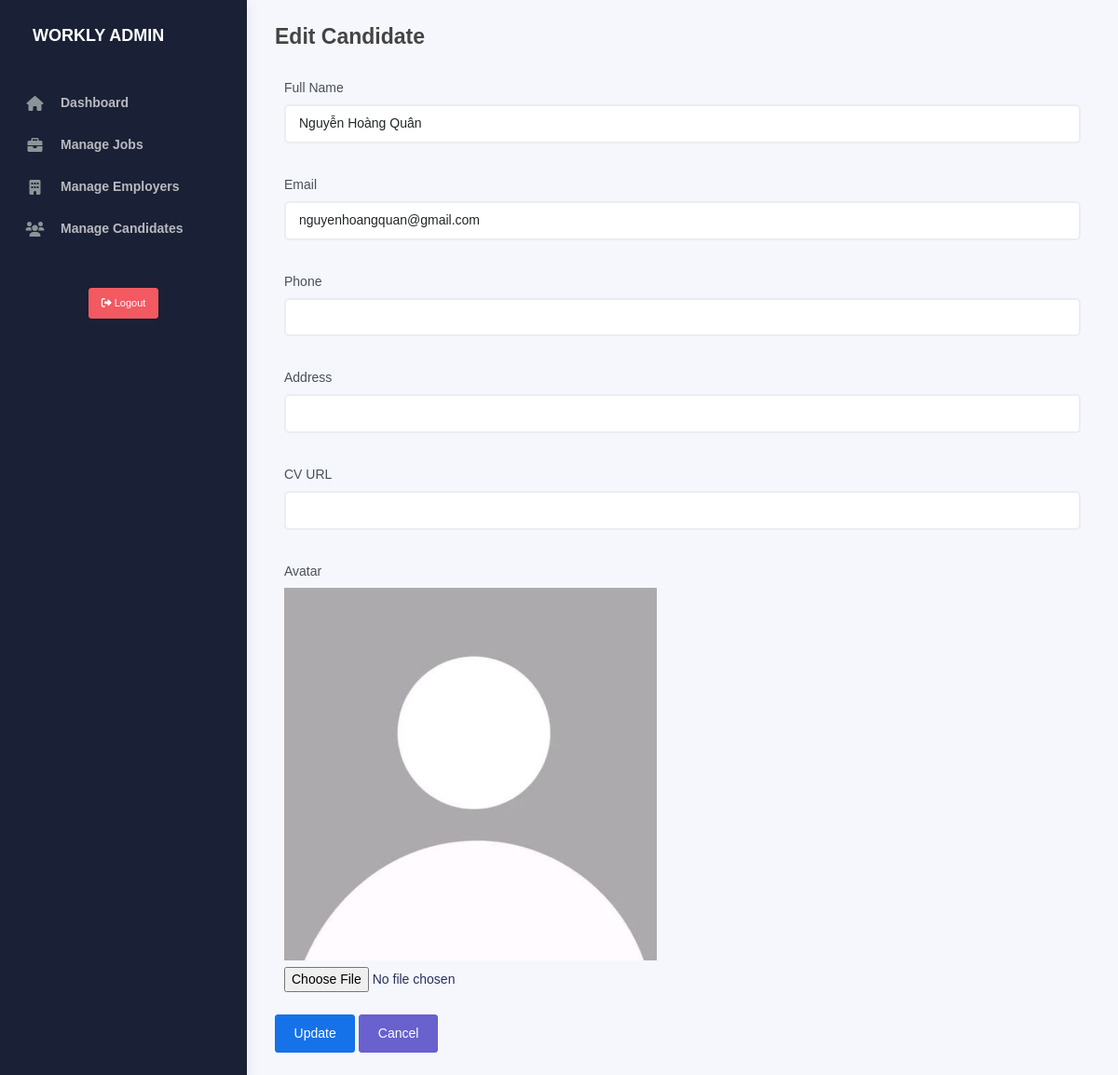
Page /admin/edit_candidate.php?id=4 (signed in) on the committed database.
### tables this page shows
CREATE TABLE IF NOT EXISTS `candidates` (
  `id` int(11) NOT NULL AUTO_INCREMENT,
  `user_id` int(11) NOT NULL,
  `full_name` varchar(100) NOT NULL,
  `phone` varchar(20) DEFAULT NULL,
  `address` varchar(255) DEFAULT NULL,
  `cv_url` varchar(255) DEFAULT NULL,
  `avatar` varchar(255) NOT NULL DEFAULT 'assets/images/default-avatar.png',
  `industry` varchar(100) DEFAULT NULL,
  `bio` text DEFAULT NULL,
  PRIMARY KEY (`id`),
  KEY `user_id` (`user_id`)
);

CREATE TABLE IF NOT EXISTS `users` (
  `id` int(11) NOT NULL AUTO_INCREMENT,
  `username` varchar(50) NOT NULL,
  `password` varchar(255) NOT NULL,
  `email` varchar(100) NOT NULL,
  `role` enum('admin','candidate','employer') NOT NULL,
  `created_at` timestamp NOT NULL DEFAULT current_timestamp(),
  PRIMARY KEY (`id`),
  UNIQUE KEY `username` (`username`),
  UNIQUE KEY `email` (`email`)
);

### admin/edit_candidate.php (the view, shortened to what this page needs)
<?php
require_once '../includes/config.php';
$isEdit = false;
$data = [
    'name'     => '',
    'email'    => '',
    'phone'    => '',
    'address'  => '',
    'cv_url'   => '',
    'avatar'   => '',
];
if (isset($_GET['id'])) {
    $isEdit = true;
    $id = (int)$_GET['id'];
    $stmt = $conn->prepare("SELECT c.*, u.email FROM candidates c JOIN users u ON c.user_id = u.id WHERE c.id = :id");
    $stmt->execute([':id' => $id]);
    $candidate = $stmt->fetch(PDO::FETCH_ASSOC);
    $data = [
        'name'     => $candidate['full_name'],
        'email'    => $candidate['email'],
        'phone'    => $candidate['phone'],
        'address'  => $candidate['address'],
        'cv_url'   => $candidate['cv_url'],
        'avatar'   => $candidate['avatar'],
    ];
}
?>
<!DOCTYPE html>
<html lang="en">
<head>
    <link rel="stylesheet" href="/assets/css/bootstrap.min.css">
    <link rel="stylesheet" href="/assets/css/plugins.min.css">
    <link rel="stylesheet" href="/assets/css/kaiadmin.min.css">
    <link rel="stylesheet" href="https://cdnjs.cloudflare.com/ajax/libs/font-awesome/6.0.0/css/all.min.css">
</head>
<body>
<?php include 'includes/admin_sidebar.php'; ?>
<div class="main-panel">
    <div class="content">
        <div class="page-inner">
            <div class="page-header">
                <h4 class="page-title"><?= $isEdit ? 'Edit Candidate' : 'Create Candidate' ?></h4>
            </div>
            <form action="edit_candidate.php<?= $isEdit ? '?id=' . $id : '' ?>" method="post" enctype="multipart/form-data">
                <div class="form-group mb-3">
                    <label>Full Name</label>
                    <input type="text" name="name" class="form-control" value="<?= htmlspecialchars($data['name']) ?>" required>
                </div>
                <div class="form-group mb-3">
                    <label>Email</label>
                    <input type="email" name="email" class="form-control" value="<?= htmlspecialchars($data['email']) ?>" required>
                </div>
                <div class="form-group mb-3">
                    <label>Phone</label>
                    <input type="text" name="phone" class="form-control" value="<?= htmlspecialchars($data['phone']) ?>">
                </div>
                <div class="form-group mb-3">
                    <label>Address</label>
                    <input type="text" name="address" class="form-control" value="<?= htmlspecialchars($data['address']) ?>">
                </div>
                <div class="form-group mb-3">
                    <label>CV URL</label>
                    <input type="text" name="cv_url" class="form-control" value="<?= htmlspecialchars($data['cv_url']) ?>">
                </div>
                <div class="form-group mb-3">
                    <label>Avatar</label><br>
                    <?php if ($isEdit && !empty($data['avatar'])): ?>
                        <img src="/<?= htmlspecialchars($data['avatar']) ?>" alt="Avatar" width="400" class="mb-2"><br>
                    <?php endif; ?>
                    <input type="file" name="avatar" class="form-control-file" accept="image/jpeg,image/png,image/gif">
                </div>
                <button type="submit" class="btn btn-primary"><?= $isEdit ? 'Update' : 'Create' ?></button>
                <a href="admin_candidates.php" class="btn btn-secondary">Cancel</a>
            </form>
        </div>
    </div>
</div>
</body>
</html>

### rows in the picture
candidates: name "Nguyễn Hoàng Quân", email "nguyenhoangquan@gmail.com", avatar (placeholder picture)
